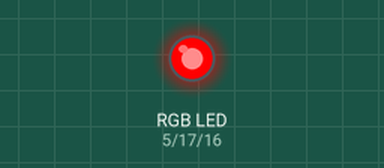
This sketch was run on a simulated ESP32. Shown: an RGB LED mixed from three pins (HIGH = lit).

Above: at 0.5 s.
At 1.6 s:
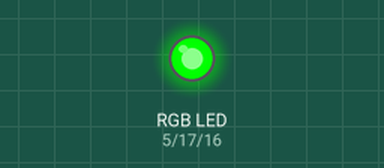
At 6.0 s:
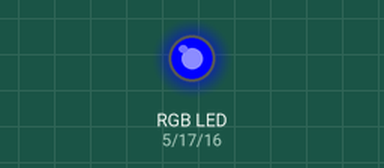
Timing chart, 0 to 7.6 s (numbered marks = the images above):
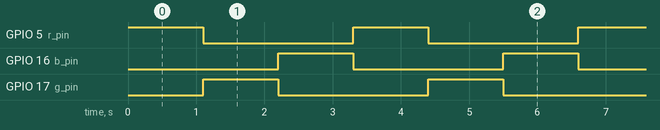

Measured:
- by itself, GPIO 5 (r_pin), GPIO 16 (b_pin), GPIO 17 (g_pin): alternates HIGH for 1.1 s and LOW for 2.2 s
- by itself, everything shown: repeats every 3.3 s, in 3 steps

The sketch:

RGB_Cathode.ino
```cpp
const uint8_t r_pin = 5;
const uint8_t g_pin = 17;
const uint8_t b_pin = 16;
int count;

void setup() {
  Serial.begin(115200);

  ledcAttachPin(r_pin, 1);
  ledcAttachPin(g_pin, 2);
  ledcAttachPin(b_pin, 3);
  ledcSetup(1, 12000, 8);
  ledcSetup(2, 12000, 8);
  ledcSetup(3, 12000, 8);
}

void loop() {
  RGB_Set(255, 0, 0);
  delay(1000);
  RGB_Set(0, 255, 0);
  delay(1000);
  RGB_Set(0, 0, 255);
  delay(1000);
}

void RGB_Set(const int r, const int g, const int b) {
  ledcWrite(1, r);
  ledcWrite(2, g);
  ledcWrite(3, b);
  delay(100);
}
```
